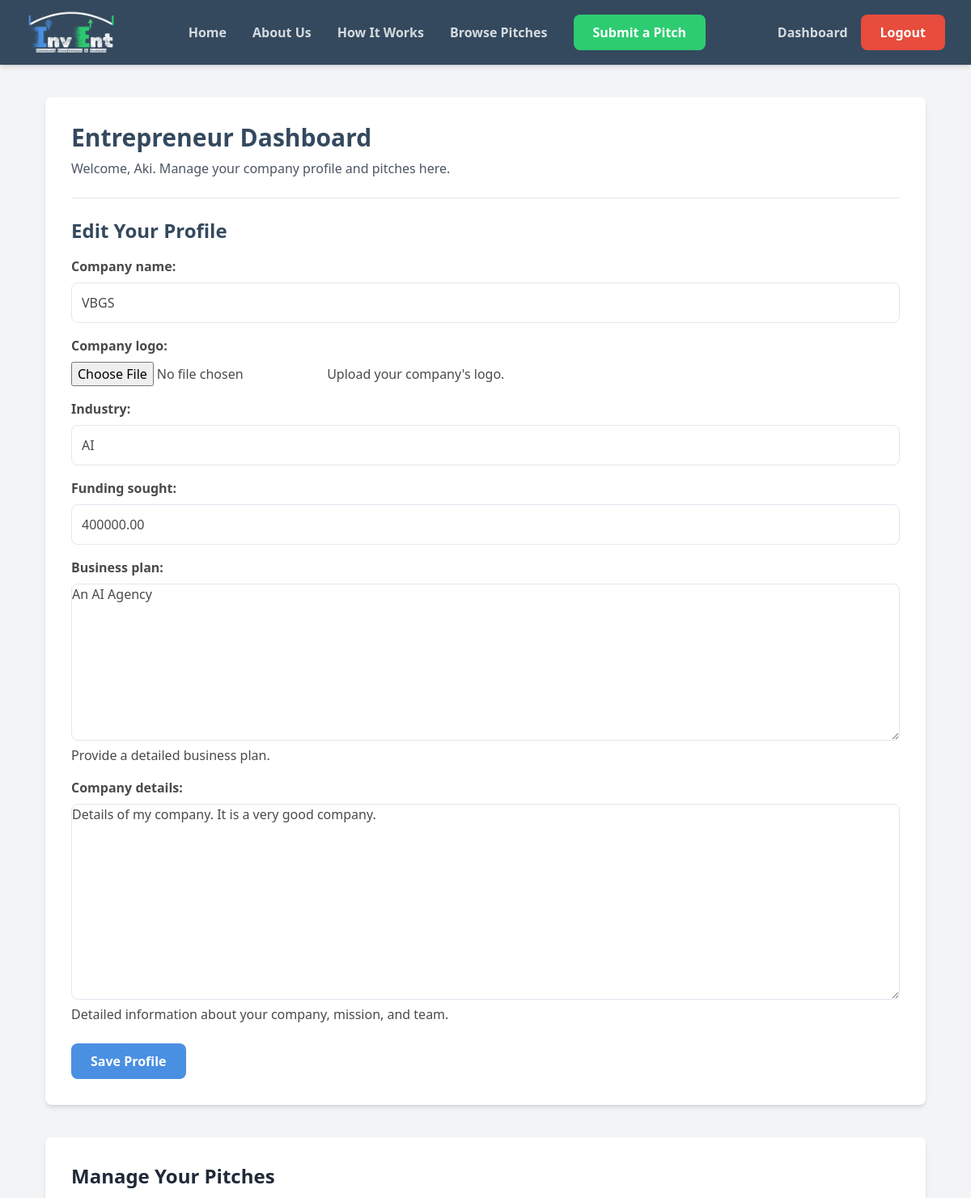
The app's page /dashboard/entrepreneur/ (signed in, upper part), older data.
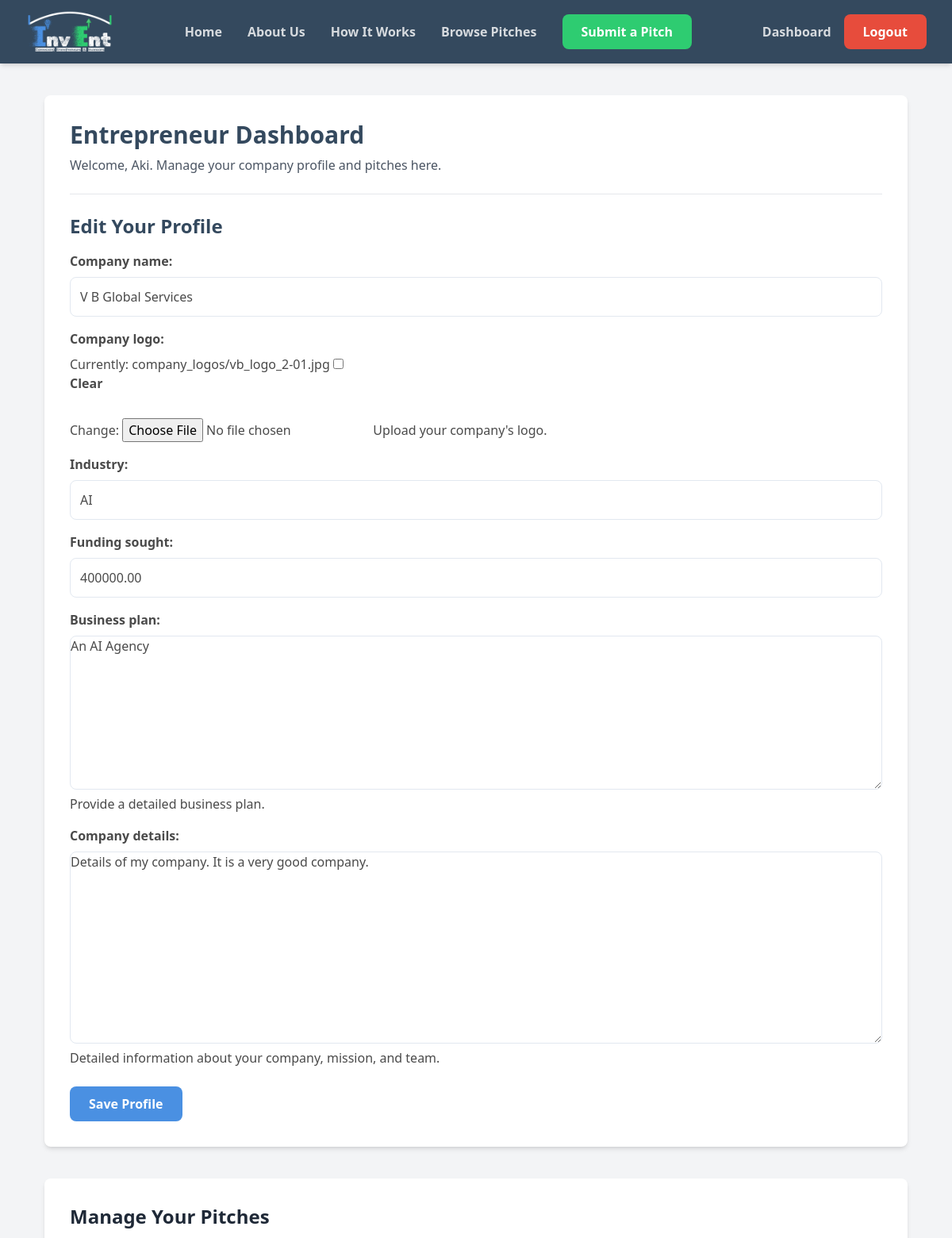
The same page, newer data.
### core/models.py (models this page shows, shortened)
class EntrepreneurProfile(models.Model):
    user = models.OneToOneField(User, on_delete=models.CASCADE, primary_key=True, related_name='entrepreneur_profile')
    company_name = models.CharField(max_length=255, blank=True)
    company_logo = models.ImageField(upload_to='company_logos/', blank=True, null=True, help_text="Upload your company's logo.")
    industry = models.CharField(max_length=100, blank=True)
    funding_sought = models.DecimalField(max_digits=12, decimal_places=2, null=True, blank=True)
    business_plan = models.TextField(blank=True, help_text="Provide a detailed business plan.")
    company_details = models.TextField(blank=True, null=True, help_text="Detailed information about your company, mission, and team.")

### core/views.py (the view, shortened to what this page needs)
# urls.py: path('dashboard/entrepreneur/', views.entrepreneur_dashboard_view, name='entrepreneur_dashboard'),
@login_required
def entrepreneur_dashboard_view(request):
    profile, created = EntrepreneurProfile.objects.get_or_create(user=request.user)
    profile_form = EntrepreneurProfileForm(instance=profile)
    pitch_form = PitchForm()
    unanswered_questions = Question.objects.filter(pitch__entrepreneur=request.user, answer__isnull=True).order_by('-created_at')
    answer_form = AnswerForm()
    my_pitches = Pitch.objects.filter(entrepreneur=request.user).order_by('-created_at')
    received_offers = Offer.objects.filter(pitch__entrepreneur=request.user).order_by('-created_at')
    my_conversations = Conversation.objects.filter(participants=request.user).order_by('-created_at')
    context = {
        'profile_form': profile_form,
        'pitch_form': pitch_form,
        'my_pitches': my_pitches,
        'received_offers': received_offers, # Add offers to context
        'my_conversations': my_conversations, # Add to context
        'unanswered_questions': unanswered_questions,
        'answer_form': answer_form,
    }
    return render(request, 'entrepreneur_dashboard.html', context)

### core/forms.py
class EntrepreneurProfileForm(forms.ModelForm):
    class Meta:
        model = EntrepreneurProfile
        fields = ('company_name', 'company_logo', 'industry', 'funding_sought', 'business_plan', 'company_details')
        widgets = {
            'business_plan': forms.Textarea(attrs={'rows': 8}),
        }

class PitchForm(forms.ModelForm):
    class Meta:
        model = Pitch
        fields = ('title', 'summary', 'details', 'funding_amount')
        widgets = {
            'summary': forms.Textarea(attrs={'rows': 3}),
            'details': forms.Textarea(attrs={'rows': 8}),
        }

### templates/entrepreneur_dashboard.html (shortened to what this page needs)
{% extends 'base.html' %}
{% load static %}
{% load custom_filters %}
{% block content %}
<div class="space-y-10">
    <div class="bg-white p-8 rounded-lg shadow-md card">
        <h1 class="text-3xl font-bold text-gray-900 mb-2">Entrepreneur Dashboard</h1>
        <p class="text-gray-600 mb-6">Welcome, {{ user.first_name }}. Manage your company profile and pitches here.</p>
        <div class="border-t border-gray-200 pt-6">
            <h2 class="text-2xl font-semibold text-gray-800 mb-4">Edit Your Profile</h2>
            <form method="post" enctype="multipart/form-data">
                <div class="space-y-4">{{ profile_form.as_p }}</div>
                <div class="text-left mt-6">
                    <button type="submit" name="save_profile" class="btn btn-primary">Save Profile</button>
                </div>
            </form>
        </div>
    </div>
    <div class="bg-white p-8 rounded-lg shadow-md">
        <h2 class="text-2xl font-semibold text-gray-800 mb-4">Manage Your Pitches</h2>
    </div>
</div>
{% endblock %}

Row changes from the older to the newer data that the page shows:
changed EntrepreneurProfile "AI": company_name "VBGS" → "V B Global Services"
Text that changed along with them:
form field as_p: (not shown) → "☐"
text no longer shown: "Company name: Company logo: Upload your company's logo. Industry: Funding sought: Business plan: Provide a detailed business plan. Company details: Detailed information about your company, mission, and team."
text now shown: "Company name: Company logo: Currently: company_logos/vb_logo_2-01.jpg Clear Change: Upload your company's logo. Industry: Funding sought: Business plan: Provide a detailed business plan. Company details: Detailed information about your company, mission, and team."
